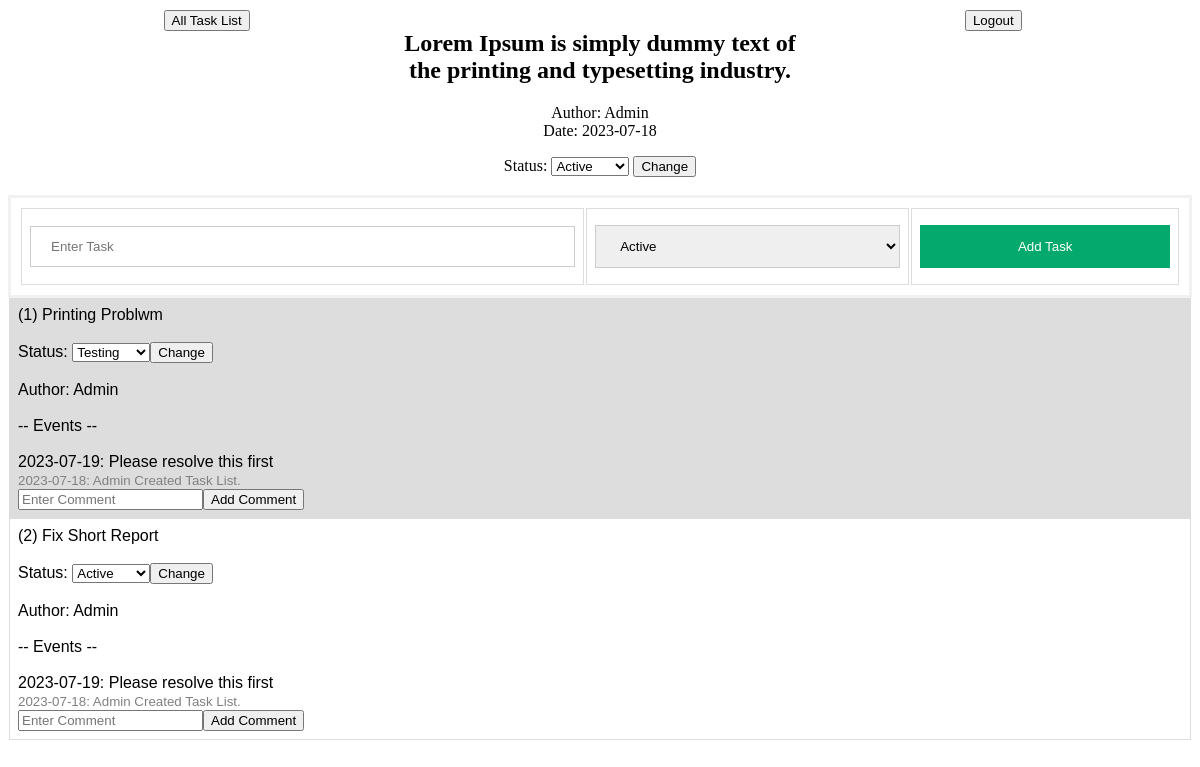
The page /details.php?tlid=1 (signed in) on the database its author committed.
### tables this page shows
CREATE TABLE "prj_task_list" (
	`id`	INTEGER PRIMARY KEY AUTOINCREMENT,
	`prj_id`	INTEGER,
	`user_id`	INTEGER,
	`name`	TEXT,
	`date`	TEXT,
	`status`	INTEGER
);

CREATE TABLE "prj_task" (
	`id`	INTEGER PRIMARY KEY AUTOINCREMENT,
	`tl_id`	INTEGER,
	`user_id`	INTEGER,
	`name`	TEXT,
	`status`	INTEGER
);

CREATE TABLE "prj_task_list_event" (
	`id`	INTEGER PRIMARY KEY AUTOINCREMENT,
	`task_id`	INTEGER,
	`event_type`	INTEGER,
	`comment`	TEXT,
	`date`	TEXT
);

### db.php (called while the page is built, shortened)
<?php
class DB extends SQLite3 {
	function getTaskListById($tlid){
		$sql = "SELECT * FROM prj_task_list WHERE id=".$tlid." LIMIT 1;";
		$ret = $this->query($sql);
		while($row = $ret->fetchArray(SQLITE3_ASSOC) ) {
		  return $row;
		}
	}
	function getAllTaskWithEvents($tl_id){
		$sql = 'SELECT * FROM prj_task
				INNER JOIN prj_task_list_event ON prj_task_list_event.task_id=prj_task.id
				WHERE prj_task.tl_id='.$tl_id.'
				ORDER BY prj_task.id DESC,prj_task_list_event.id DESC;
				';
		return $this->query($sql);
	}
}
?>

### details.php (the view, shortened to what this page needs)
<?php
	include "db.php";
	include "Utility.php";
?>
<?php
$db = new DB();
$utility = new Utility();
$utility->setAllUser($db);
$taskList = $db->getTaskListById($_GET['tlid']);
$tasks = $db->getAllTaskWithEvents($_GET['tlid']);
?>
<!DOCTYPE html>
<html>
<head>
	<link rel="stylesheet" href="assets/css/main.css">
</head>
<body>
	<table>
		<tr class="col col-3">
			<td><a href="task.php"><button>All Task List</button></a></td>
			<td>
				<h2><?php echo $taskList['name']; ?></h2>
				<p>
					Author: <?php echo $utility->resolveUser($taskList['user_id']); ?><br/>
					Date: <?php echo $taskList['date']; ?><br/>
					<form method="post" action="edit.php">
						Status:
						<select class="form-control" name="tl_status" required>
							<?php echo $utility->getStatusOptions(); ?>
						</select> <button type="submit">Change</button><br/>
					</form>
				</p>
			</td>
			<td><a href="logout.php"><button>Logout</button></a></td>
		</tr>
	</table>
	<table class="tbl">
		<tr class="login">
			<form method="POST" action="edit.php">
				<td>
					<table>
						<tr>
							<td><input type="text" placeholder="Enter Task" name="task_name" required></td>
							<td>
								<select class="form-control" name="status" required>
									<?php echo $utility->getStatusOptions(); ?>
								</select>
							</td>
							<td>
								<button type="submit">Add Task</button>
							</td>
						</tr>
					</table>
				</td>
			</form>
		</tr>
		<?php
			$no=0;
			$last_task_id = null;
			while($row = $tasks->fetchArray(SQLITE3_ASSOC) ) {
				if($last_task_id!=$row['task_id']){
					if($last_task_id!=null){
						echo "<br/>";
						echo "<form method='post' action='edit.php'>";
						echo "<input type='text' placeholder='Enter Comment' name='comment' required>";
						echo "<button type='submit'>Add Comment</button><br/>";
						echo "</form>";
						echo "</td></tr>";
					}
					$last_task_id=$row['task_id'];
					$no++;
					echo "<tr>";
					echo "<td>(".$no.") ".$row['name']."<br/>";
					echo "<br/>";
					echo "<form method='post' action='edit.php'>";
					echo "Status: ";
					echo "<select class='form-control' name='task_status' required>";
					echo $utility->getStatusOptions();
					echo "</select>";
					echo "<button type='submit'>Change</button><br/>";
					echo "</form>";
					echo "<br/>Author: ".$utility->resolveUser($row['user_id']);
					echo "<br/><br/>-- Events --<br/>";
					if($row['event_type']==1) echo "<br/>".$row['date'].": ".$row['comment'];
					else if($row['event_type']==2) echo "<br/><small>".$row['date'].": ".$row['comment']."</small>";
				}else{
					if($row['event_type']==1) echo "<br/>".$row['date'].": ".$row['comment'];
					else if($row['event_type']==2) echo "<br/><small>".$row['date'].": ".$row['comment']."</small>";
				}
			}
			if($last_task_id!=null){
				echo "<br/>";
				echo "<form method='post' action='edit.php'>";
				echo "<input type='text' placeholder='Enter Comment' name='comment' required>";
				echo "<button type='submit'>Add Comment</button><br/>";
				echo "</form>";
				echo "</td></tr>";
			}
		?>
	</table>
</body>
</html>

### utility.php (shortened to what this page needs)
<?php
class Utility{
	private $stat = ["","Active","Inactive","Testing","Resolved","Closed"];
	private $allUser;
	function setAllUser($db){
		$this->allUser = [""];
		$users = $db->getAllUser();
		while($row = $users->fetchArray(SQLITE3_ASSOC) ) array_push($this->allUser, $row['name']);
	}
	function resolveUser($uid){
		return $this->allUser[$uid];
	}
	function getStatusOptions(){
		$res = "";
		for($i=1;$i<count($this->stat);$i++){
			$res .= "<option value='".$i."'>".$this->stat[$i]."</option>";
		}
		return $res;
	}
}
?>

### assets/css/main.css (style rules this page uses)
table { width: 100%; text-align: center; }
tr { width: 100%; text-align: center; }
.col td { float: left; padding: 0; margin: 0; }
.col-3 td { width: 33.3333333%; }
.login { border: 3px solid #f1f1f1; padding: 16px; }
.login input { width: 100%; padding: 12px 20px; margin: 8px 0; display: inline-block; border: 1px solid #ccc; box-sizing: border-box; }
.login select { width: 100%; padding: 12px 20px; margin: 8px 0; display: inline-block; border: 1px solid #ccc; box-sizing: border-box; }
.login button { background-color: #04AA6D; color: white; padding: 14px 20px; margin: 8px 0; border: none; cursor: pointer; width: 100%; }
.tbl { font-family: arial, sans-serif; border-collapse: collapse; width: 100%; }
.tbl td { border: 1px solid #dddddd; text-align: left; padding: 8px; }
.tbl tr:nth-child(even) { background-color: #dddddd; }
small { color: grey; }

### rows shown on the page
prj_task_list: name "Lorem Ipsum is simply dummy text of the printing and typesetting industry.", user "Admin", date "2023-07-18"
prj_task: name "Printing Problwm", user "Admin", prj_task_list_event.date "2023-07-19", prj_task_list_event.comment "Please resolve this first", prj_task_list_event.date "2023-07-18", prj_task_list_event.comment "Admin Created Task List."
prj_task: name "Fix Short Report", user "Admin", prj_task_list_event.date "2023-07-19", prj_task_list_event.comment "Please resolve this first", prj_task_list_event.date "2023-07-18", prj_task_list_event.comment "Admin Created Task List."

### other values the page prints
form field tl_status "Active"
form field status "Active"
form field task_status "Testing"
form field task_status "Active"
